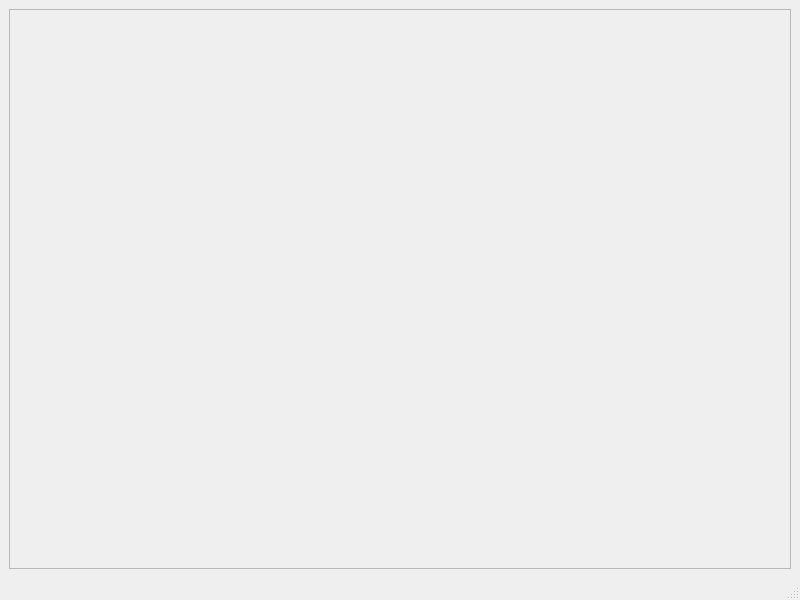
<?xml version="1.0" encoding="UTF-8"?>
<ui version="4.0">
 <class>MainWindow</class>
 <widget class="QMainWindow" name="MainWindow">
  <property name="geometry">
   <rect>
    <x>0</x>
    <y>0</y>
    <width>800</width>
    <height>600</height>
   </rect>
  </property>
  <property name="windowTitle">
   <string>MainWindow</string>
  </property>
  <widget class="QWidget" name="centralwidget">
   <layout class="QGridLayout" name="gridLayout">
    <item row="0" column="0">
     <widget class="QFrame" name="frame">
      <property name="frameShape">
       <enum>QFrame::StyledPanel</enum>
      </property>
      <property name="frameShadow">
       <enum>QFrame::Raised</enum>
      </property>
      <layout class="QGridLayout" name="gridLayout_2">
       <item row="0" column="0">
        <widget class="VR::OSGQT_Widget" name="m_pOSGQT_Widget" native="true"/>
       </item>
      </layout>
     </widget>
    </item>
   </layout>
  </widget>
  <widget class="QMenuBar" name="menubar">
   <property name="geometry">
    <rect>
     <x>0</x>
     <y>0</y>
     <width>800</width>
     <height>20</height>
    </rect>
   </property>
  </widget>
  <widget class="QStatusBar" name="statusbar"/>
  <action name="actionCreate_view">
   <property name="text">
    <string>Create view</string>
   </property>
  </action>
 </widget>
 <customwidgets>
  <customwidget>
   <class>VR::OSGQT_Widget</class>
   <extends>QWidget</extends>
   <header location="global">vrosgqt_widget.h</header>
   <container>1</container>
  </customwidget>
 </customwidgets>
 <resources/>
 <connections/>
</ui>
